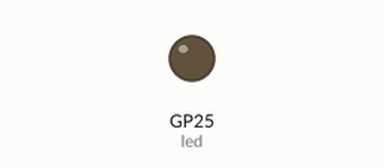
Recording of a program running on a simulated Raspberry Pi Pico running MicroPython. On the bench: output pins drawn as LEDs (lit = HIGH). WiFi joins after 1.5 s; web requests get an empty 200 reply after 0.4 s; what the program prints to the serial console is not drawn. At 2.9 s the program stops and its outputs stay as they are.

Above: at 0.3 s.
Timing chart, 0 to 2.9 s (numbered marks = the images above):
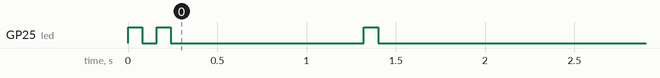

The program:

blink_connect_to_wifi.py
```python
from machine import Pin, Timer
import time
import network
import socket
import urequests

# timer.init(freq=1, mode=Timer.PERIODIC, callback=led_on_off )


def led_blink(interval = 0.05):
    led = Pin("LED", Pin.OUT)
    led.on()  # a method instead of setting the value
    time.sleep(interval)
    led.off() # turn it off again.
    time.sleep(interval)


def connect(ssid, pwd):
    #Connect to WLAN
    wlan = network.WLAN(network.STA_IF)
    wlan.active(True)
    #wlan.disconnect() # start a clean connection
    wlan.connect(ssid, pwd)
    led_blink(0.08)
    while wlan.isconnected() == False:
        led_blink(0.08) # 0.08s interval
        print('Waiting for connection...')
        time.sleep(1)
    ip = wlan.ifconfig()[0]
    print(f'Connected on {ip}')
    return ip


def get_public_ip():
    try:
        response = urequests.get('http://httpbin.org/ip')
        ip = response.json()['origin']
        response.close()
        return ip
    except Exception as e:
        print("Error:", e)
        return None


ssid = 'wifi_ssid'
pwd = 'xxxxxxxxx'

led = Pin("LED", Pin.OUT)
ip = connect(ssid, pwd)

public_ip = get_public_ip()

if public_ip:
    print("Public IP:", public_ip)
    led.on() # set the final state as on
else:
    led.off() # set the LED off if failed to get public address
    print("Failed to get public IP")
```

Measured:
- by itself, GP25 (led): goes HIGH 0.08 s, LOW 0.08 s, HIGH 0.08 s, LOW 1.1 s, HIGH 0.08 s, then LOW
